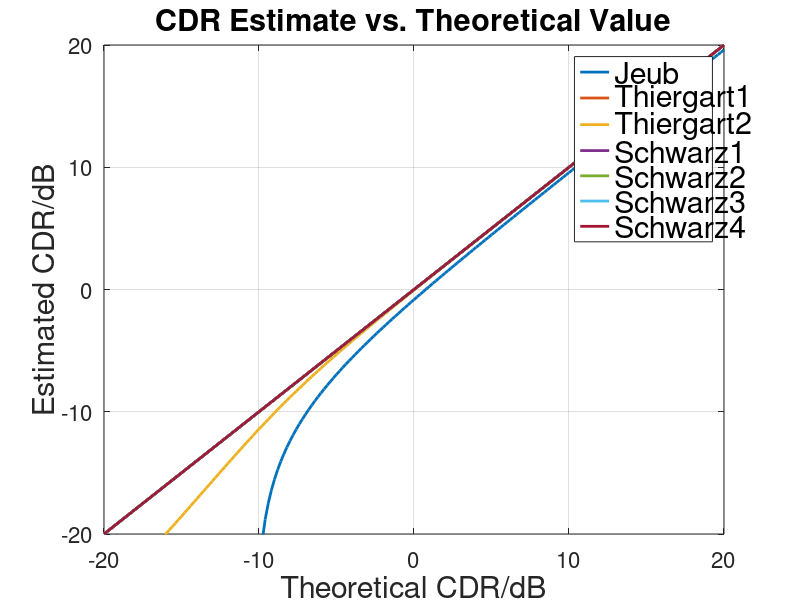

Recreate this plot in MATLAB.
%% Description
% CDR_bias.m
% This script is for evaluating the bias of CDR estimators

close all;

%% Initial Configuration
c = 340;
d_mic = 0.08;
f = 5000;
% TDOA = d_mic * sin(theta)/c;
TDOA = 1/(5*f);

Css = exp(1j * 2 * pi * f * TDOA);      % Gamma_s
Cnn = sinc(2 * f * d_mic/c);            % Gamma_n
CDR_log = linspace(-20,20, 201);
CDR = 10 .^ (CDR_log/10);
% theoretical CDR = (Cnn - Cxx) ./ (Cxx - Css)
Cxx = (Cnn + Css * CDR) ./ (CDR +1);    % Gamma_x

%% CDR Estimation

Jeub = max(0, (Cnn - real(conj(Css) .* Cxx)) ./ (real(conj(Css) .* Cxx) - 1));

Thiergart1 = max(0, real((Cnn - Cxx) ./ (Cxx - Css)));

Thiergart2 = max(0, real((Cnn - Cxx) ./ (Cxx - exp(1j * angle(Cxx)))));

Schwarz1 = max(0, real(conj(Css) .* (Cnn - Cxx)) ./ (real(conj(Css) .* Cxx) - 1));

Schwarz2 = max(0, 1 ./ (-abs(Cnn-exp(1j * angle(Css))) ./ (Cnn .* cos(angle(Css)) - 1)) .* abs((conj(Css) .* (Cnn - Cxx)) ./ (real(conj(Css) .* Cxx) - 1)));

Schwarz3 = max(0, (-(abs(Cxx).^2 + Cnn.^2 .* real(Cxx).^2 - Cnn.^2 .* abs(Cxx).^2 - 2 .* Cnn .* real(Cxx) + Cnn.^2).^(1/2) - abs(Cxx).^2 + Cnn .* real(Cxx)) ./ (abs(Cxx).^2 - 1));

Schwarz4 = imag(Cxx)./(imag(Css) - imag(Cxx));
Schwarz4(imag(Css)./imag(Cxx)<=1) = Inf;
Schwarz4(imag(Css)./imag(Cxx)<=0) = 0;

% Convert to the log scale
Jeub_log = 10*log10(Jeub);
Thiergart1_log = 10*log10(Thiergart1);
Thiergart2_log = 10*log10(Thiergart2);
Schwarz1_log = 10*log10(Schwarz1);
Schwarz2_log = 10*log10(Schwarz2);
Schwarz3_log = 10*log10(Schwarz3);
Schwarz4_log = 10*log10(Schwarz4);

%% Visualization of Results

figure('position',[0 0 600 450]);
plot(CDR_log, Jeub_log);
hold on;
plot(CDR_log, Thiergart1_log);
plot(CDR_log, Thiergart2_log);
plot(CDR_log, Schwarz1_log);
plot(CDR_log, Schwarz2_log);
plot(CDR_log, Schwarz3_log);
plot(CDR_log, Schwarz4_log);
hold off;
xlim([-20 20]);
ylim([-20 20]);
xlabel('Theoretical CDR/dB');
ylabel('Estimated CDR/dB');
grid on;
legend({'Jeub', 'Thiergart1', 'Thiergart2', 'Schwarz1', 'Schwarz2', 'Schwarz3', 'Schwarz4'}, 'Location', 'best');
title('CDR Estimate vs. Theoretical Value');
set(findall(gcf,'Type','Axes'),'FontSize',16);
set(findall(gcf,'Type','Text'),'FontSize',22);
set(findall(gcf,'Type','Line'),'LineWidth', 2);
% fig = gcf;
% fig.PaperPositionMode = 'auto';
% savefig(fig, join(['Figures/CDR_Evaluation/', int2str(f), 'Hz.fig']));
% saveas(fig, join(['Figures/CDR_Evaluation/', int2str(f), 'Hz.png']));
